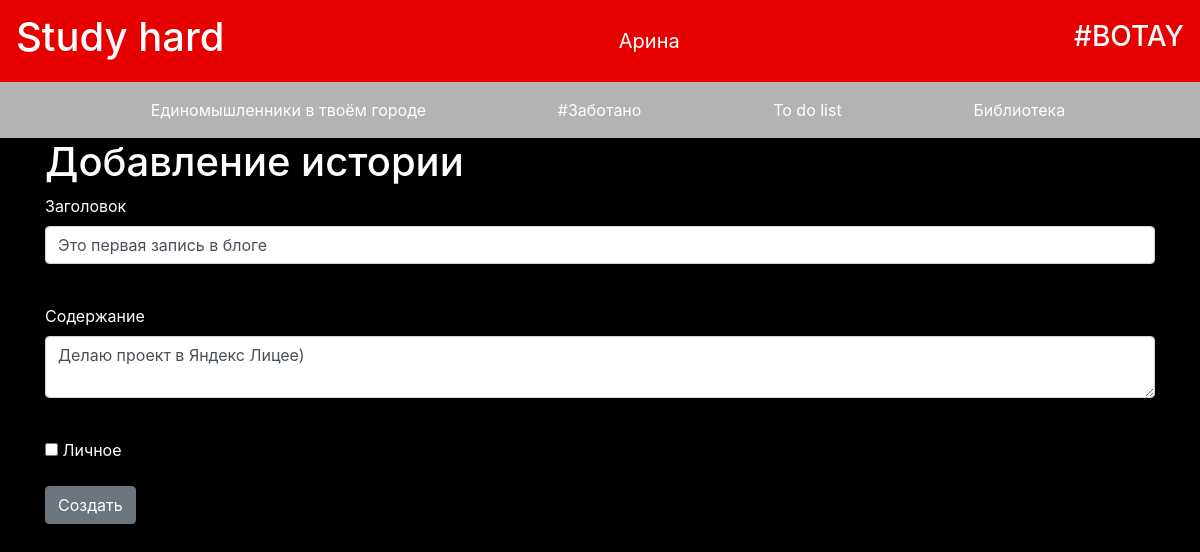
The app's page /story/1 (signed in) with its own data.
### data/users1.py (models this page shows, shortened)
class User(SqlAlchemyBase, UserMixin):
    __tablename__ = 'users'
    id = sqlalchemy.Column(sqlalchemy.Integer,
                           primary_key=True, autoincrement=True)
    surname = sqlalchemy.Column(sqlalchemy.String, nullable=True)
    name = sqlalchemy.Column(sqlalchemy.String, nullable=True)
    age = sqlalchemy.Column(sqlalchemy.Integer, nullable=True)
    ed_level = sqlalchemy.Column(sqlalchemy.Integer, nullable=True)
    city = sqlalchemy.Column(sqlalchemy.String, nullable=True)
    email = sqlalchemy.Column(sqlalchemy.String, index=True, unique=True, nullable=True)
    subject = sqlalchemy.Column(sqlalchemy.String, nullable=True)
    vk = sqlalchemy.Column(sqlalchemy.String, nullable=True)
    hashed_password = sqlalchemy.Column(sqlalchemy.String, nullable=True)
    work_hours = sqlalchemy.Column(sqlalchemy.Integer, nullable=True)
    news = orm.relation("News", back_populates='user')
    actions = orm.relation("Actions", back_populates='user')

class News(SqlAlchemyBase, UserMixin):
    __tablename__ = 'news'
    id = sqlalchemy.Column(sqlalchemy.Integer,
                           primary_key=True, autoincrement=True)
    title = sqlalchemy.Column(sqlalchemy.String, nullable=True)
    content = sqlalchemy.Column(sqlalchemy.String, nullable=True)
    created_date = sqlalchemy.Column(sqlalchemy.DateTime,
                                     default=datetime.datetime.now)
    is_private = sqlalchemy.Column(sqlalchemy.Boolean, default=True)
    user_id = sqlalchemy.Column(sqlalchemy.Integer,
                                sqlalchemy.ForeignKey("users.id"))
    user = orm.relation('User')

### main.py (the view, shortened to what this page needs)
@app.route('/story/<int:id>', methods=['GET', 'POST'])
@login_required
def edit_story(id):
    form = NewsForm()
    if request.method == "GET":
        session = db_session.create_session()
        news = session.query(News).filter(News.id == id,
                                          News.user == current_user).first()
        if news:
            form.title.data = news.title
            form.content.data = news.content
            form.is_private.data = news.is_private
        else:
            abort(404)
    return render_template('news.html', title='Редактирование истории', form=form)

### main.py
class NewsForm(FlaskForm):
    title = StringField('Заголовок', validators=[DataRequired()])
    content = TextAreaField("Содержание")
    is_private = BooleanField("Личное")
    submit = SubmitField('Создать')

### data/db_session.py (called while the page is built)
def create_session() -> Session:
    global __factory
    return __factory()

### main.py (called while the page is built)
@login_manager.user_loader
def load_user(user_id):
    session = db_session.create_session()
    return session.query(User).get(user_id)

### templates/news.html (shortened to what this page needs)
{% extends "base.html" %}
{% block content %}
<h1 style="color:white;">Добавление истории</h1>
<form action="" method="post">
    <p>
        {{ form.title.label }}<br>
        {{ form.title(class="form-control") }}<br>
    </p>
    <p>
        {{ form.content.label }}<br>
        {{ form.content(class="form-control") }}<br>
    </p>
    <p>{{ form.is_private() }} {{ form.is_private.label }}</p>
    <p>{{ form.submit(type="submit", class="btn btn-secondary") }}</p>
</form>
{% endblock %}

### templates/base.html (shortened to what this page needs)
<!doctype html>
<html lang="en">
<head>
    <link rel="stylesheet"
          href="https://stackpath.bootstrapcdn.com/bootstrap/4.4.1/css/bootstrap.min.css"
>
    <link rel="stylesheet" type="text/css" href="static/css/style_table.css">
    <link rel="stylesheet" type="text/css" href="static/css/style_body.css">
</head>
<body>
    <header>
    <nav class="navbar navbar-light" style="background-color: #e60000;">
        <a class="navbar-brand" href="#">
            <h1 style="color:white;">Study hard</h1>
        {% if current_user.is_authenticated %}
                <a class="navbar-brand" href="/logout" style="color:white;">{{ current_user.name }}</a>
            {% else %}
                <p>
                    <a class="btn btn-danger" style="background:#e60000;" href="/register">Register</a>
                    <a class="btn btn-danger" style="background:#e60000;" href="/login">Login</a>
                </p>
            {% endif %}
            <h3 style="color:white;">#BOTAY</h3>
        </a>
    </nav>
    <nav class="navbar navbar-light" style="background-color: #b3b3b3;">
        <a class="navbar-brand" href="#">
         <br>
            {% if current_user.is_authenticated %}
             <a class="btn btn-link" style="color:white;" href="/map">Единомышленники в твоём городе</a>
            {% endif %}
             <a class="btn btn-link" style="color:white;" href="/blog">#Заботано</a>
            {% if current_user.is_authenticated %}
             <a class="btn btn-link" style="color:white;" href="/planner">To do list</a>
            {% endif %}
             <a class="btn btn-link" style="color:white;" href="/library/all">Библиотека</a>
        </a>
    </nav>
    </header>
        <main role="main" class="container">
            {% block content %}{% endblock %}
        </main>
</body>
</html>

### static/css/style_body.css (style rules this page uses)
body { background-color: #000000; }
p { color: white; }
h1 { color: white; }
h3 { color: white; }

### records on screen
User: name "Арина"
News: title "Это первая запись в блоге", content "Делаю проект в Яндекс Лицее)"
